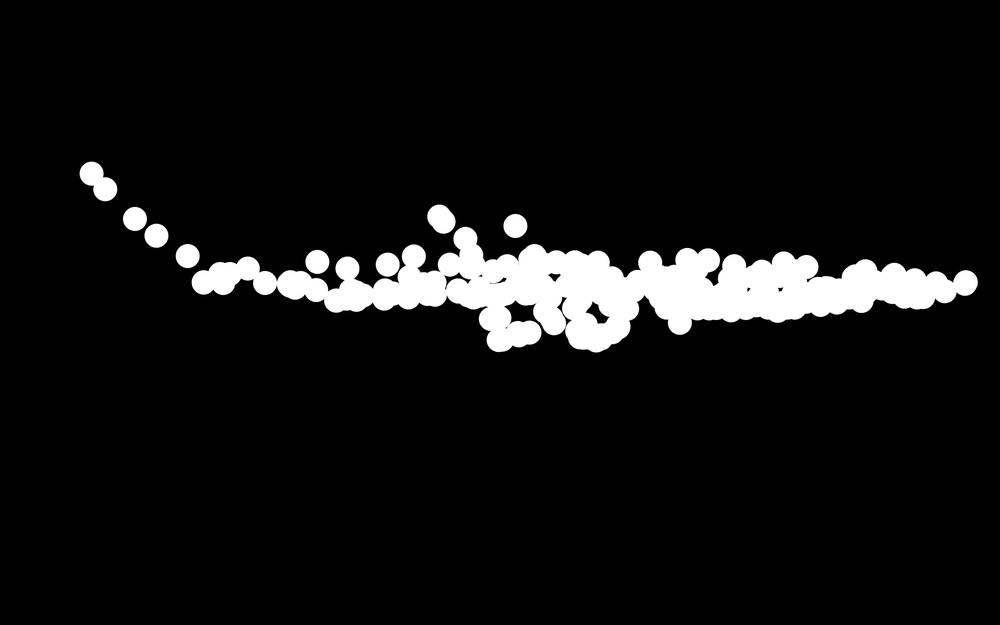
#> input picture input/plane_mask.png, 1000 x 625 px, shrunk from 2560 x 1600 before the run
$ python make_protection_mask.py -i input/plane_mask.png
#> lines starting #> are read from the running program, lines starting #| are printed output that depends on the picture; after the words box and inside, x2 and y2 are one past the last pixel; in counts of white or black regions, pixels touching at a corner belong together
#!/usr/bin/env python3
"""
Interactive protection mask creator for seam carving.

White (255)  = protected region
Black (0)    = not protected

Controls:
  - Left mouse drag: paint (white in paint mode, black in erase mode)
  - E: toggle erase mode
  - [: decrease brush size
  - ]: increase brush size
  - R: reset mask to all black
  - S: save mask
  - Q / ESC: quit

Example:
  python make_protection_mask.py --image input/plane.jpg --out input/plane_mask.png
"""

from __future__ import annotations

import argparse
import os
from pathlib import Path

import cv2
import numpy as np


def _default_out_path(image_path: str) -> str:
    p = Path(image_path)
    return str(p.with_name(f"{p.stem}_mask.png"))


def main() -> int:
    ap = argparse.ArgumentParser(description="Draw a white protection mask for seam carving.")
    ap.add_argument("--image", "-i", required=True, help="Path to input image (jpg/png/bmp).")
    ap.add_argument(
        "--out",
        "-o",
        default=None,
        help="Output mask path (PNG recommended). Default: <image_stem>_mask.png next to input image.",
    )
    ap.add_argument("--brush", type=int, default=30, help="Initial brush radius in pixels (default: 30).")
    ap.add_argument(
        "--alpha",
        type=float,
        default=0.45,
        help="Overlay opacity in [0..1] (default: 0.45).",
    )
    args = ap.parse_args()

    image_path = os.path.normpath(args.image)
    out_path = os.path.normpath(args.out) if args.out else _default_out_path(image_path)

    img = cv2.imread(image_path, cv2.IMREAD_COLOR)
#> img is the input picture: shape (625, 1000, 3); min 0, max 255, mean 17.9
    if img is None:
        raise SystemExit(f"Could not read image: {image_path}")

    h, w = img.shape[:2]
#> h = 625; w = 1000
    mask = np.zeros((h, w), dtype=np.uint8)

    brush = max(1, int(args.brush))
    alpha = float(args.alpha)
    alpha = 0.0 if alpha < 0 else 1.0 if alpha > 1 else alpha

    drawing = False
    erase_mode = False
    window = "Mask Editor (E=erase, [ ]=brush, S=save, Q=quit)"

    def draw_at(x: int, y: int) -> None:
        nonlocal mask
        color = 0 if erase_mode else 255
        cv2.circle(mask, (x, y), brush, color, thickness=-1, lineType=cv2.LINE_AA)

    def on_mouse(event, x, y, flags, param) -> None:
        nonlocal drawing
        if event == cv2.EVENT_LBUTTONDOWN:
            drawing = True
            draw_at(x, y)
        elif event == cv2.EVENT_MOUSEMOVE and drawing:
            draw_at(x, y)
        elif event == cv2.EVENT_LBUTTONUP:
            drawing = False

    cv2.namedWindow(window, cv2.WINDOW_NORMAL)
    cv2.setMouseCallback(window, on_mouse)

    while True:
        # red overlay where mask is white
        overlay = img.copy()
        red = np.zeros_like(img)
        red[:, :, 2] = mask  # BGR: put mask into R channel
#> red: shape (625, 1000, 3); every value is 0
        overlay = cv2.addWeighted(overlay, 1.0, red, alpha, 0.0)

        mode_txt = "ERASE" if erase_mode else "PAINT"
        status = f"mode={mode_txt}  brush={brush}px  white_pixels={(mask > 0).sum():,}  out={out_path}"
        cv2.putText(
            overlay,
            status,
            (10, 30),
            cv2.FONT_HERSHEY_SIMPLEX,
            0.75,
            (255, 255, 255),
            2,
            cv2.LINE_AA,
        )
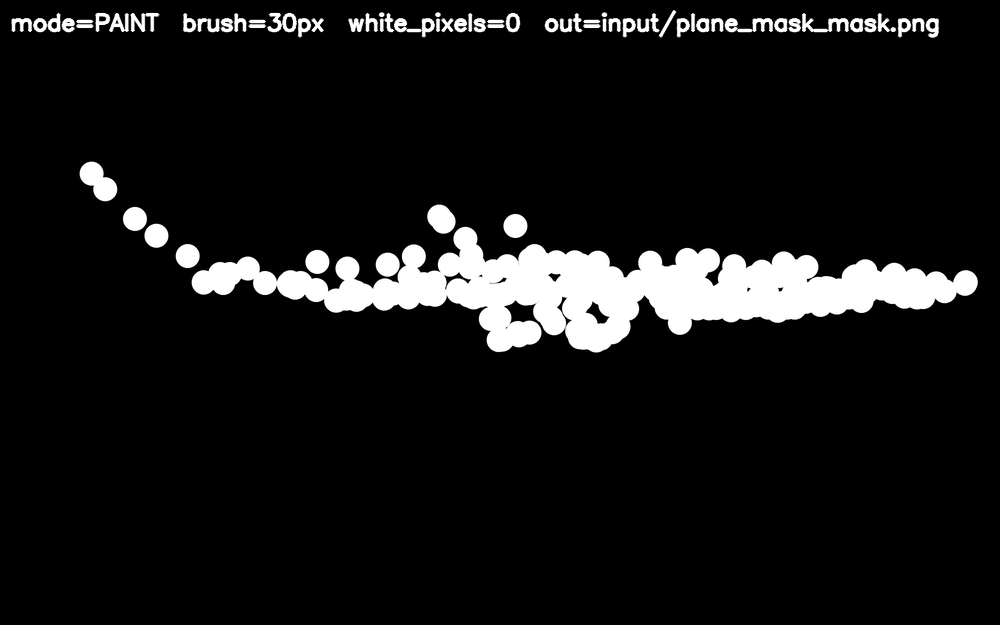
#> overlay: shape (625, 1000, 3); 1.69% of pixels changed, all inside (x1, y1, x2, y2) = (11, 10, 940, 38)

        cv2.imshow(window, overlay)
        key = cv2.waitKey(1) & 0xFF
#> (key q is pressed here)

        if key in (ord("q"), 27):  # q or ESC
            break
        if key == ord("e"):
            erase_mode = not erase_mode
        if key == ord("["):
            brush = max(1, brush - 2)
        if key == ord("]"):
            brush = min(500, brush + 2)
        if key == ord("r"):
            mask[:] = 0
        if key == ord("s"):
            out_dir = os.path.dirname(out_path)
            if out_dir:
                os.makedirs(out_dir, exist_ok=True)
            ok = cv2.imwrite(out_path, mask)
            if ok:
                print(f"Saved mask to: {out_path}")
            else:
                print(f"Failed to save mask to: {out_path}")

    cv2.destroyAllWindows()
    return 0


if __name__ == "__main__":
    raise SystemExit(main())
#> (the program exits here)
